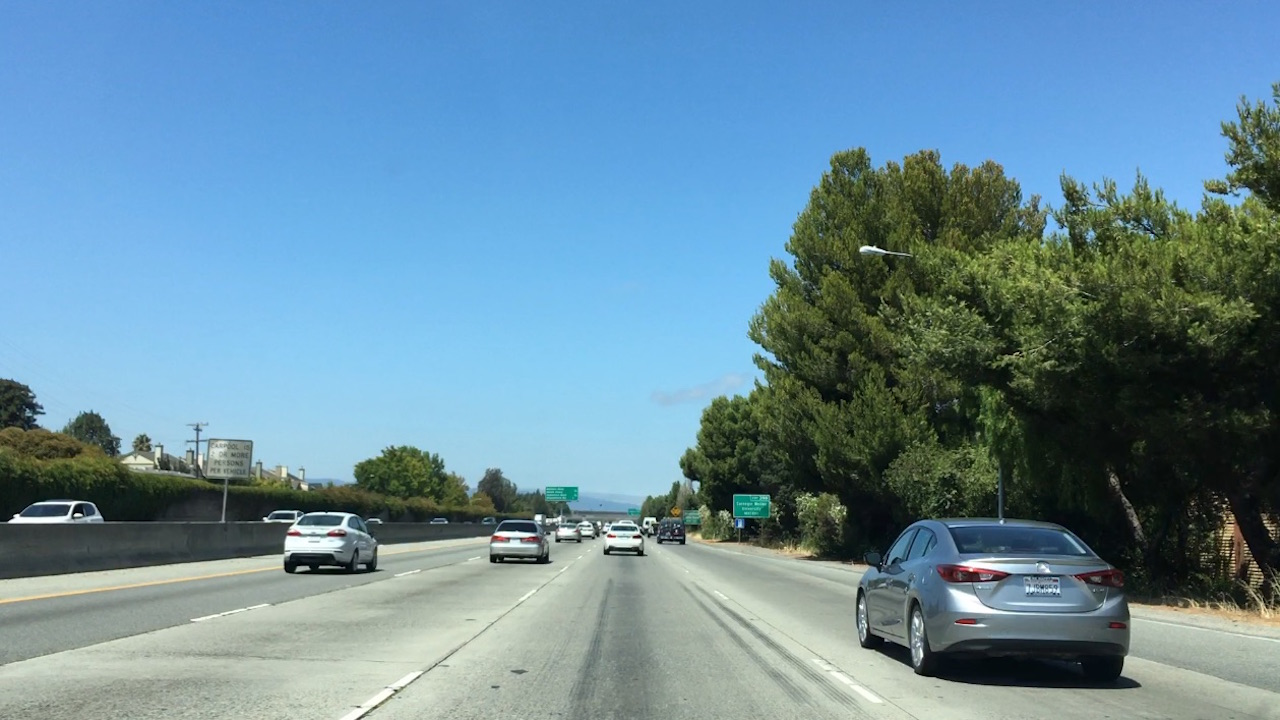
#> input picture Term 1/P5_Vehicle_Detection/Class-Lessons/bbox-example-image.jpg, 1280 x 720 px
$ jupyter execute --allow-errors Multiple-Detections-False-Positives.ipynb   (shell and % lines are left out)   (older library calls are emulated)
#> lines starting #> are read from the running program, lines starting #| are printed output that depends on the picture
[cell 1]
import matplotlib.image as mpimg
import matplotlib.pyplot as plt
import numpy as np
import cv2
import glob
from skimage.feature import hog
import time
from sklearn.svm import LinearSVC
from sklearn.preprocessing import StandardScaler
from skimage.feature import hog
from sklearn.model_selection import train_test_split

[cell 2]
# Define a function to return HOG features and visualization
def get_hog_features(img, orient, pix_per_cell, cell_per_block,
                        vis=False, feature_vec=True):
    # Call with two outputs if vis==True
    if vis == True:
        features, hog_image = hog(img, orientations=orient,
                                  pixels_per_cell=(pix_per_cell, pix_per_cell),
                                  cells_per_block=(cell_per_block, cell_per_block),
                                  transform_sqrt=True,
                                  visualise=vis, feature_vector=feature_vec)
        return features, hog_image
    # Otherwise call with one output
    else:
        features = hog(img, orientations=orient,
                       pixels_per_cell=(pix_per_cell, pix_per_cell),
                       cells_per_block=(cell_per_block, cell_per_block),
                       transform_sqrt=True,
                       visualise=vis, feature_vector=feature_vec)
        return features

[cell 3]
# Define a function to compute binned color features
def bin_spatial(img, size=(32, 32)):
    # Use cv2.resize().ravel() to create the feature vector
    features = cv2.resize(img, size).ravel()
    # Return the feature vector
    return features

[cell 4]
# Define a function to compute color histogram features
# NEED TO CHANGE bins_range if reading .png files with mpimg!
def color_hist(img, nbins=32, bins_range=(0, 256)):
    # Compute the histogram of the color channels separately
    channel1_hist = np.histogram(img[:,:,0], bins=nbins, range=bins_range)
    channel2_hist = np.histogram(img[:,:,1], bins=nbins, range=bins_range)
    channel3_hist = np.histogram(img[:,:,2], bins=nbins, range=bins_range)
    # Concatenate the histograms into a single feature vector
    hist_features = np.concatenate((channel1_hist[0], channel2_hist[0], channel3_hist[0]))
    # Return the individual histograms, bin_centers and feature vector
    return hist_features

[cell 5]
# Define a function to extract features from a list of images
# Have this function call bin_spatial() and color_hist()
def extract_features(imgs, color_space='RGB', spatial_size=(32, 32),
                        hist_bins=32, orient=9,
                        pix_per_cell=8, cell_per_block=2, hog_channel=0,
                        spatial_feat=True, hist_feat=True, hog_feat=True):
    # Create a list to append feature vectors to
    features = []
    # Iterate through the list of images
    for file in imgs:
        file_features = []
        # Read in each one by one
        image = mpimg.imread(file)
        # apply color conversion if other than 'RGB'
        if color_space != 'RGB':
            if color_space == 'HSV':
                feature_image = cv2.cvtColor(image, cv2.COLOR_RGB2HSV)
            elif color_space == 'LUV':
                feature_image = cv2.cvtColor(image, cv2.COLOR_RGB2LUV)
            elif color_space == 'HLS':
                feature_image = cv2.cvtColor(image, cv2.COLOR_RGB2HLS)
            elif color_space == 'YUV':
                feature_image = cv2.cvtColor(image, cv2.COLOR_RGB2YUV)
            elif color_space == 'YCrCb':
                feature_image = cv2.cvtColor(image, cv2.COLOR_RGB2YCrCb)
        else: feature_image = np.copy(image)

        if spatial_feat == True:
            spatial_features = bin_spatial(feature_image, size=spatial_size)
            file_features.append(spatial_features)
        if hist_feat == True:
            # Apply color_hist()
            hist_features = color_hist(feature_image, nbins=hist_bins)
            file_features.append(hist_features)
        if hog_feat == True:
        # Call get_hog_features() with vis=False, feature_vec=True
            if hog_channel == 'ALL':
                hog_features = []
                for channel in range(feature_image.shape[2]):
                    hog_features.append(get_hog_features(feature_image[:,:,channel],
                                        orient, pix_per_cell, cell_per_block,
                                        vis=False, feature_vec=True))
                hog_features = np.ravel(hog_features)
            else:
                hog_features = get_hog_features(feature_image[:,:,hog_channel], orient,
                            pix_per_cell, cell_per_block, vis=False, feature_vec=True)
            # Append the new feature vector to the features list
            file_features.append(hog_features)
        features.append(np.concatenate(file_features))
    # Return list of feature vectors
    return features

[cell 6]
# Define a function that takes an image,
# start and stop positions in both x and y,
# window size (x and y dimensions),
# and overlap fraction (for both x and y)
# [38 lines left out: function slide_window, not called in this run]

[cell 7]
# Define a function to draw bounding boxes
# [9 lines left out: function draw_boxes, not called in this run]

[cell 8]
# Define a function to extract features from a single image window
# This function is very similar to extract_features()
# just for a single image rather than list of images
# [45 lines left out: function single_img_features, not called in this run]

[cell 9]
# Define a function you will pass an image
# and the list of windows to be searched (output of slide_windows())
# [29 lines left out: function search_windows, not called in this run]

[cell 10]
# Read in cars and notcars
cars = glob.glob("./vehicles_smallset/*/*.jpeg")
notcars = glob.glob("./non-vehicles_smallset/*/*.jpeg")

test_img = mpimg.imread('bbox-example-image.jpg')
#> test_img is the input picture: shape (720, 1280, 3); mean R, G, B 105, 140.8, 158.7
img_shape = test_img.shape
#> img_shape = (720, 1280, 3)

# Reduce the sample size because
# The quiz evaluator times out after 13s of CPU time
sample_size = 500
cars = cars[0:sample_size]
notcars = notcars[0:sample_size]

### TODO: Tweak these parameters and see how the results change.
color_space = 'RGB' # Can be RGB, HSV, LUV, HLS, YUV, YCrCb
orient = 9  # HOG orientations
pix_per_cell = 8 # HOG pixels per cell
cell_per_block = 2 # HOG cells per block
hog_channel = 0 # Can be 0, 1, 2, or "ALL"
spatial_size = (16, 16) # Spatial binning dimensions
hist_bins = 16    # Number of histogram bins
spatial_feat = True # Spatial features on or off
hist_feat = True # Histogram features on or off
hog_feat = True # HOG features on or off
y_start_stop = [int(img_shape[0]/2), img_shape[0]] # Min and max in y to search in slide_window()
#> y_start_stop = [360, 720]
print(y_start_stop)
#| [360, 720]
car_features = extract_features(cars, color_space=color_space,
                        spatial_size=spatial_size, hist_bins=hist_bins,
                        orient=orient, pix_per_cell=pix_per_cell,
                        cell_per_block=cell_per_block,
                        hog_channel=hog_channel, spatial_feat=spatial_feat,
                        hist_feat=hist_feat, hog_feat=hog_feat)
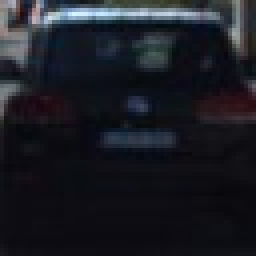
#> input picture Term 1/P5_Vehicle_Detection/Class-Lessons/vehicles_smallset/cars1/108.jpeg, 64 x 64 px (shown 4 times larger)
#> in extract_features, image is the input picture: shape (64, 64, 3); mean R, G, B 27.1, 28.6, 35.7
#> in bin_spatial, `features = cv2.resize(img, size).ravel()`: features = 768 values, max 149 at index 8, min 7 at index 295, mean 29.1
#> in extract_features, `spatial_features = bin_spatial(feature_image, size=spatial_size)`: spatial_features has the same summary as features in bin_spatial
#> in color_hist, `hist_features = np.concatenate((channel1_hist[0], channel2_hist[0], ch..`: hist_features = 48 values, max 2808 at index 33, min 0 at index 14, mean 256
#> in get_hog_features, `features = hog(img, orientations=orient, pixels_per_cell=(pix_per_cell..`: features = 1764 values, max 0.559 at index 76, min 0 at index 6, mean 0.127
#> in get_hog_features, `features = hog(img, orientations=orient, pixels_per_cell=(pix_per_cell..`:
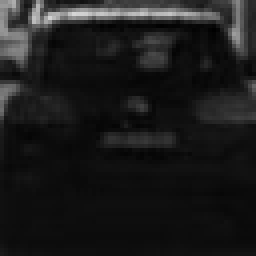
#> img: shape (64, 64) (shown 4 times larger); min 0, max 214, mean 27.1
#> in extract_features, `hog_features = get_hog_features(feature_image[:,:,hog_channel], orient..`: hog_features has the same summary as features in get_hog_features
#> pass 2 of the loop in extract_features, `for file in imgs:`:
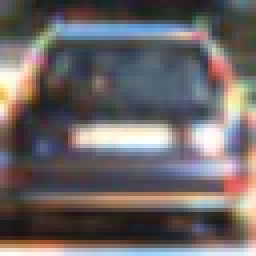
#> input picture Term 1/P5_Vehicle_Detection/Class-Lessons/vehicles_smallset/cars2/405.jpeg, 64 x 64 px (shown 4 times larger)
#> in extract_features, image is the input picture: shape (64, 64, 3); mean R, G, B 108.1, 101.5, 102.5
#> spatial_features = 768 values, max 255 at index 402, min 20 at index 677, mean 104.2
#> in extract_features, `hist_features = color_hist(feature_image, nbins=hist_bins)`: hist_features = 48 values, max 787 at index 4, min 0 at index 0, mean 256
#> in get_hog_features (call 2), `features = hog(img, orientations=orient, pixels_per_cell=(pix_per_cell..`: features = 1764 values, max 0.602 at index 634, min 0 at index 17, mean 0.116
#> in get_hog_features (call 2), `features = hog(img, orientations=orient, pixels_per_cell=(pix_per_cell..`:
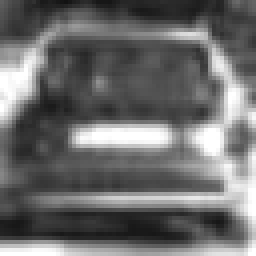
#> img: shape (64, 64) (shown 4 times larger); min 18, max 255, mean 108.1
#> hog_features has the same summary as features in get_hog_features
#> car_features = 2 items
notcar_features = extract_features(notcars, color_space=color_space,
                        spatial_size=spatial_size, hist_bins=hist_bins,
                        orient=orient, pix_per_cell=pix_per_cell,
                        cell_per_block=cell_per_block,
                        hog_channel=hog_channel, spatial_feat=spatial_feat,
                        hist_feat=hist_feat, hog_feat=hog_feat)

#> (the rest of this cell did not finish here and is left out)
